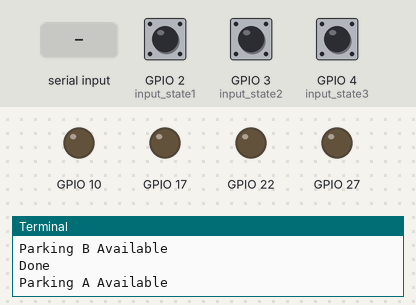
Recording of a program running on a simulated Raspberry Pi (BCM pin numbers). Parts: output pins drawn as LEDs (lit = HIGH), the last lines printed to the terminal. The inputs (shaded band) are chosen by the test bench; at power-on: GPIO 2 (input_state1) HIGH, GPIO 3 (input_state2) HIGH, GPIO 4 (input_state3) HIGH. Web requests get an empty 200 reply after 0.4 s.

Above: at 1.2 s.
1.3 s: GPIO 2 (input_state1) pulled LOW for 1.2 s
At 4.2 s:
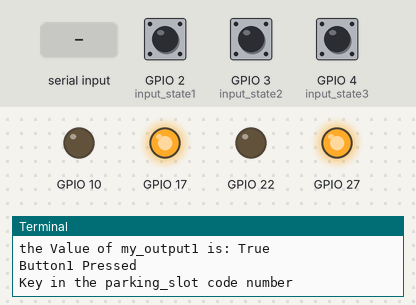
4.6 s: "5" typed at the terminal, then Enter
At 5.4 s:
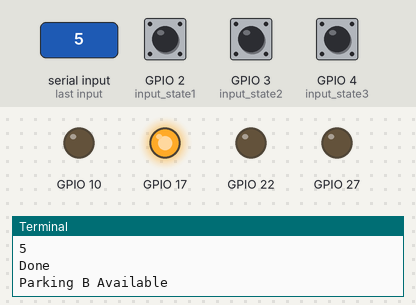
7.1 s: GPIO 3 (input_state2) pulled LOW for 1.2 s
At 9.7 s:
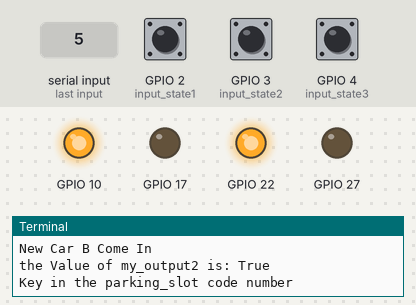
10.2 s: "90" typed at the terminal, then Enter
At 11.0 s:
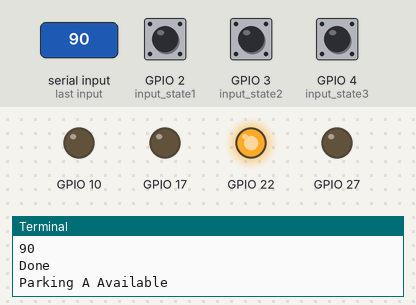
12.7 s: GPIO 2 (input_state1) pulled LOW for 3.2 s
At 15.1 s:
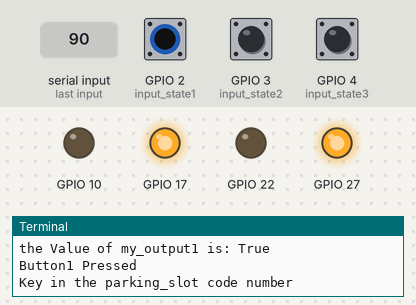
17.4 s: "200" typed at the terminal, then Enter
At 19.3 s:
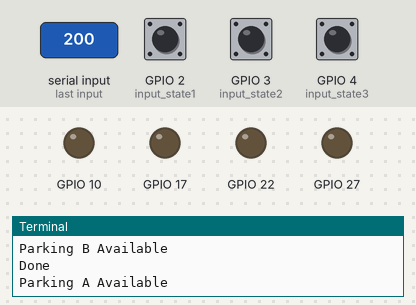
Timing chart, 0 to 20.8 s (numbered marks = the images above; inputs shaded):
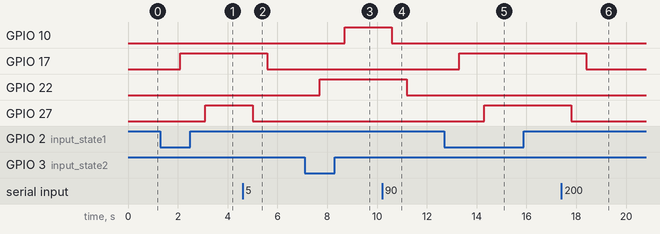

Measured:
- after the input at 1.3 s, GPIO 17: LOW → HIGH after 0.80 s; GPIO 27: LOW → HIGH after 1.8 s
- after the input at 4.6 s, GPIO 17: HIGH → LOW after 1.0 s; GPIO 27: HIGH → LOW after 0.40 s
- after the input at 7.1 s, GPIO 10: LOW → HIGH after 1.6 s; GPIO 22: LOW → HIGH after 0.60 s
- after the input at 10.2 s, GPIO 10: HIGH → LOW after 0.40 s; GPIO 22: HIGH → LOW after 1.0 s
- after the input at 12.7 s, GPIO 17: LOW → HIGH after 0.60 s; GPIO 27: LOW → HIGH after 1.6 s
- after the input at 17.4 s, GPIO 17: HIGH → LOW after 1.0 s; GPIO 27: HIGH → LOW after 0.40 s

The program:

RPI_Hardware_interface.py
```python
import RPi.GPIO as GPIO
import time
import threading
import urllib2
import urllib

GPIO.setmode(GPIO.BCM)
GPIO.setup(2,GPIO.IN, pull_up_down=GPIO.PUD_UP)
GPIO.setup(3,GPIO.IN, pull_up_down=GPIO.PUD_UP)
GPIO.setup(4,GPIO.IN, pull_up_down=GPIO.PUD_UP)
GPIO.setup(17,GPIO.OUT)
GPIO.setup(22,GPIO.OUT)
GPIO.setup(27,GPIO.OUT)
GPIO.setup(10,GPIO.OUT)

#close all led
GPIO.output(17,False)
GPIO.output(22,False)
GPIO.output(27,False)
GPIO.output(10,False)
parking_A = False
parking_B = False


# send code to the database
def access_code1(code):
        url = "http://61.6.80.234:8080/Code_Status_Post.php"
        data = urllib.urlencode({"code":code,"status":"0","id":"1"})
        result = urllib2.urlopen(url, data)
        print ('Done')

def access_code2(code):
        url = "http://61.6.80.234:8080/Code_Status_Post.php"
        data = urllib.urlencode({"code":code,"status":"0","id":"2"})
        result = urllib2.urlopen(url, data)
        print ('Done')


def passes1(my_output):
	print 'the Value of my_output1 is:' , my_output
	time.sleep(1)

	# key in the code
	print ('Button1 Pressed')
	GPIO.output(27,True)

	parking_slot = int(raw_input('Key in the parking_slot code number'))
	access_code1(parking_slot)
	GPIO.output(27,False)


def passes2(my_output):
	print 'the Value of my_output2 is:' , my_output
	time.sleep(1)

	# key in the code
	GPIO.output(10,True)

	parking_slot = int(raw_input('Key in the parking_slot code number'))
	access_code2(parking_slot)
	GPIO.output(10,False)

#============================================

while True:
	input_state1 = GPIO.input(2)
	input_state2 = GPIO.input(3)
	input_state3 = GPIO.input(4)
	my_output1 = False;
	my_output2 = False;
	my_output3 = False;


	#parking A
	if input_state1 == False:
		time.sleep(0.1)
		if parking_A == False:
			parking_A = True
			print ('New Car A Come In')
			my_output1 = 'True'
			GPIO.output(17,True)
			passes1(my_output1)
		elif parking_A == True:
			print ('Car A is still parking')


	else :
		time.sleep(0.1)
		if parking_A == True:
			parking_A = False
			GPIO.output(17,False)
			my_output1 = 'False'
			print ('Car A is moving out')
			GPIO.output(17,False)
		elif parking_A == False:
			print ('Parking A Available')
			GPIO.output(17,False)
			#status available update
			url = "http://61.6.80.234:8080/Code_Status_Post.php"
			data1 = urllib.urlencode({"code":"NULL","status":"1","id":"1"})
			result = urllib2.urlopen(url, data1)
			print ('Done')


	# Parking B
	if input_state2 == False:
		time.sleep(0.1)
		if parking_B == False:
			parking_B = True
			print ('New Car B Come In')
			my_output2 = 'True'
			GPIO.output(22,True)
			passes2(my_output2)
		elif parking_B == True:
			print ('Car B is still parking')


	else :

		time.sleep(0.1)
		if parking_B == True:
			parking_B = False
			GPIO.output(22,False)
			my_output1 = 'False'
			print ('Car B is moving out')
			GPIO.output(22,False)
		elif parking_B == False:
			print ('Parking B Available')
			GPIO.output(22,False)
			#status available update
			url = "http://61.6.80.234:8080/Code_Status_Post.php"
			data2 = urllib.urlencode({"code":"NULL","status":"1","id":"2"})
			result = urllib2.urlopen(url, data2)
			print ('Done')
```
